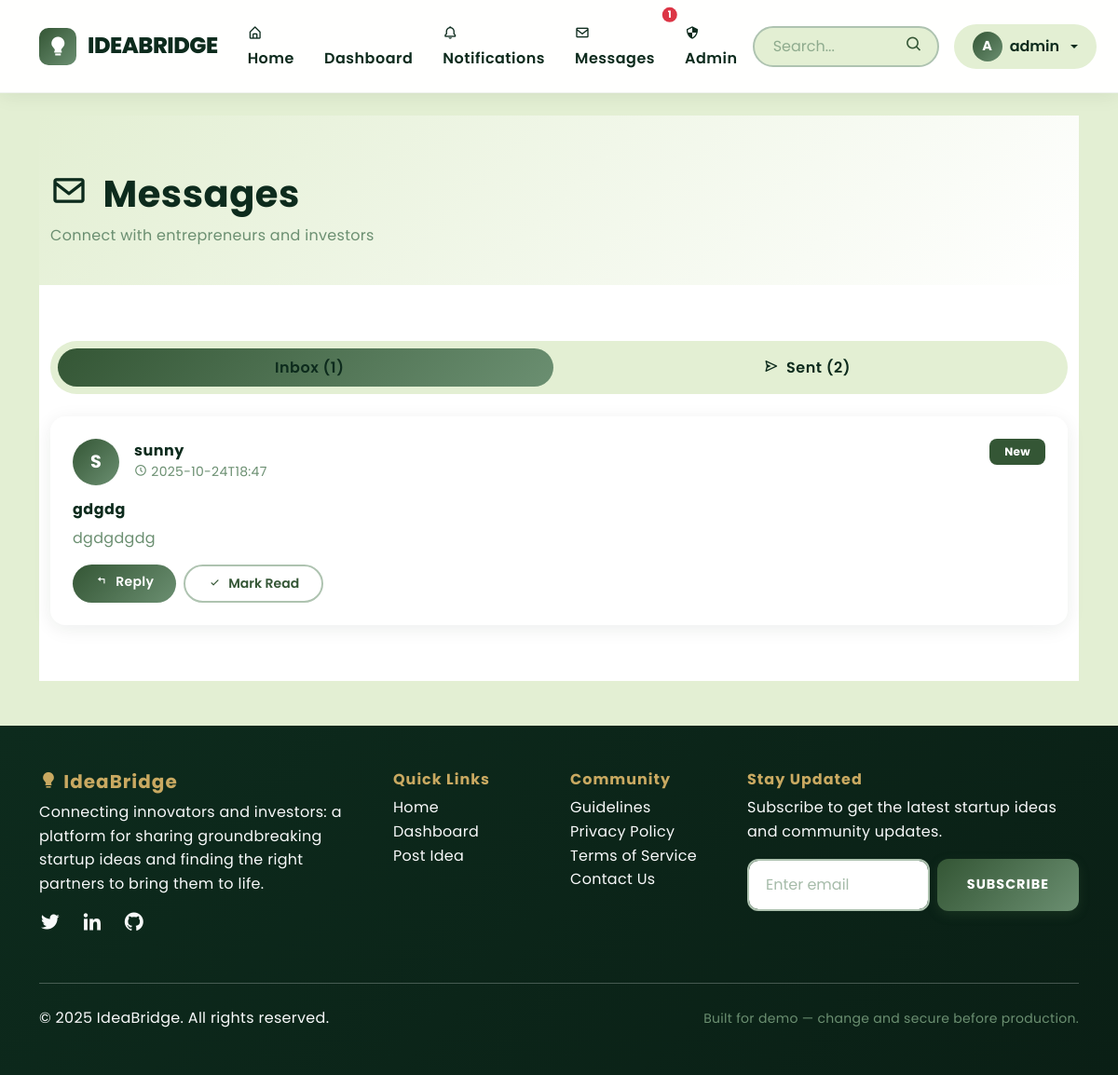
Page /messages (signed in) on the committed database.
### tables this page shows
CREATE TABLE messages (
        id INTEGER PRIMARY KEY AUTOINCREMENT,
        sender_id INTEGER NOT NULL,
        receiver_id INTEGER NOT NULL,
        subject TEXT,
        content TEXT NOT NULL,
        is_read INTEGER DEFAULT 0,
        created_at TEXT NOT NULL, attachment TEXT, attachment_name TEXT, attachment_type TEXT, attachment_size INTEGER,
        FOREIGN KEY(sender_id) REFERENCES users(id) ON DELETE CASCADE,
        FOREIGN KEY(receiver_id) REFERENCES users(id) ON DELETE CASCADE
    );

CREATE TABLE users (id INTEGER PRIMARY KEY AUTOINCREMENT, username TEXT UNIQUE NOT NULL, password_hash TEXT NOT NULL, role TEXT NOT NULL DEFAULT "user", created_at TEXT);

### app.py (the view)
@app.route('/messages')
@login_required
def messages():
    received = query_db('''SELECT m.*, u.username as sender_name
                          FROM messages m
                          JOIN users u ON m.sender_id = u.id
                          WHERE m.receiver_id = ?
                          ORDER BY m.created_at DESC''', [session['user_id']])
    sent = query_db('''SELECT m.*, u.username as receiver_name
                      FROM messages m
                      JOIN users u ON m.receiver_id = u.id
                      WHERE m.sender_id = ?
                      ORDER BY m.created_at DESC''', [session['user_id']])
    return render_template('messages.html', received=received, sent=sent)

### app.py (called while the page is built)
def get_db():
    db = getattr(g, '_database', None)
    if db is None:
        db = g._database = sqlite3.connect(DB_PATH)
        db.row_factory = sqlite3.Row
    return db

@app.teardown_appcontext
def close_connection(exception):
    db = getattr(g, '_database', None)
    if db is not None:
        db.close()

def query_db(query, args=(), one=False):
    cur = get_db().execute(query, args)
    rv = cur.fetchall()
    cur.close()
    return (rv[0] if rv else None) if one else rv

def get_unread_count(user_id):
    result = query_db('SELECT COUNT(*) as count FROM notifications WHERE user_id = ? AND is_read = 0',
                      [user_id], one=True)
    return result['count'] if result else 0

@app.context_processor
def inject_notification_count():
    if session.get('user_id'):
        unread_notifications = get_unread_count(session['user_id'])
        unread_messages = query_db('SELECT COUNT(*) as count FROM messages WHERE receiver_id = ? AND is_read = 0',
                                   [session['user_id']], one=True)
        unread_messages_count = unread_messages['count'] if unread_messages else 0
        return {
            'notification_count': unread_notifications,
            'unread_count': unread_messages_count
        }
    return {'notification_count': 0, 'unread_count': 0}

def login_required(f):
    @wraps(f)
    def wrapped(*args, **kwargs):
        if 'user_id' not in session:
            return redirect(url_for('login', next=request.path))
        return f(*args, **kwargs)
    return wrapped

### templates/messages.html (shortened to what this page needs)
{% extends "base.html" %}
{% block content %}
<section style="background: linear-gradient(135deg, #E3EFD3 0%, #ffffff 100%); padding: 60px 0 40px;">
  <div class="container">
    <div class="d-flex justify-content-between align-items-center">
      <div>
        <h1 class="fw-bold mb-2" style="color: #0D2B1D;">
          <i class='bx bx-envelope me-3'></i>Messages
        </h1>
        <p class="text-muted mb-0">Connect with entrepreneurs and investors</p>
      </div>
    </div>
  </div>
</section>
<section style="padding: 60px 0; background: white;">
  <div class="container">
    <div class="row">
      <div class="col-12 mb-4">
        <ul class="nav nav-pills" style="background: #E3EFD3; padding: 8px; border-radius: 50px;">
          <li class="nav-item flex-fill">
            <a class="nav-link active text-center" data-bs-toggle="pill" href="#inbox" style="border-radius: 50px; font-weight: 600;">
              Inbox ({{ received|length }})
            </a>
          </li>
          <li class="nav-item flex-fill">
            <a class="nav-link text-center" data-bs-toggle="pill" href="#sent" style="border-radius: 50px; font-weight: 600;">
              <i class='bx bx-send me-2'></i>Sent ({{ sent|length }})
            </a>
          </li>
        </ul>
      </div>
      <div class="col-12">
        <div class="tab-content">
          <div class="tab-pane fade show active" id="inbox">
            {% if received %}
            <div class="row g-3">
              {% for msg in received %}
              <div class="col-12">
                <div class="card border-0" style="border-radius: 16px; box-shadow: 0 4px 20px rgba(13, 43, 29, 0.08); {% if not msg.is_read %}border-left: 4px solid #345635;{% endif %}">
                  <div class="card-body p-4">
                    <div class="d-flex justify-content-between align-items-start mb-3">
                      <div class="d-flex align-items-center">
                        <div style="width: 50px; height: 50px; border-radius: 50%; background: linear-gradient(135deg, #345635, #6B8F71); display: flex; align-items: center; justify-content: center; margin-right: 16px;">
                          <span class="fw-bold" style="color: white; font-size: 1.2rem;">{{ msg.sender_name[0].upper() }}</span>
                        </div>
                        <div>
                          <h6 class="mb-0 fw-bold" style="color: #0D2B1D;">{{ msg.sender_name }}</h6>
                          <small class="text-muted">
                            <i class='bx bx-time-five me-1'></i>{{ msg.created_at[:16] }}
                          </small>
                        </div>
                      </div>
                      {% if not msg.is_read %}
                      <span class="badge px-3 py-2" style="background: #345635; color: white; border-radius: 8px;">New</span>
                      {% endif %}
                    </div>
                    {% if msg.subject %}
                    <h6 class="fw-bold mb-2" style="color: #0D2B1D;">{{ msg.subject }}</h6>
                    {% endif %}
                    <p class="mb-3" style="color: #6B8F71;">{{ msg.content[:150] }}{% if msg.content|length > 150 %}...{% endif %}</p>
                    <div class="d-flex gap-2">
                      <a href="{{ url_for('send_message', user_id=msg.sender_id) }}" class="btn btn-sm px-4 py-2" style="background: linear-gradient(135deg, #345635, #6B8F71); color: white; border: none; border-radius: 50px; font-weight: 600;">
                        <i class='bx bx-reply me-2'></i>Reply
                      </a>
                      {% if not msg.is_read %}
                      <button onclick="markRead({{ msg.id }})" class="btn btn-sm px-4 py-2" style="background: white; color: #345635; border: 2px solid #AEC3B0; border-radius: 50px; font-weight: 600;">
                        <i class='bx bx-check me-2'></i>Mark Read
                      </button>
                      {% endif %}
                    </div>
                  </div>
                </div>
              </div>
              {% endfor %}
            </div>
            {% else %}
            <div class="text-center py-5">
              <i class='bx bx-inbox' style="font-size: 4rem; color: #AEC3B0;"></i>
              <h4 class="mt-3 mb-2" style="color: #0D2B1D;">No messages yet</h4>
              <p class="text-muted">Your inbox is empty</p>
            </div>
            {% endif %}
          </div>
        </div>
      </div>
    </div>
  </div>
</section>
{% endblock %}

### static/style.css (style rules this page uses)
:root { --emerald-deep: #0D2B1D; --emerald-forest: #345635; --emerald-sage: #6B8F71; --emerald-mint: #AEC3B0; --emerald-cream: #E3EFD3; --gold-accent: #C9A961; }
* { margin: 0; padding: 0; box-sizing: border-box; }
body { font-family: 'Poppins', sans-serif; background-color: var(--emerald-cream); color: var(--emerald-deep); line-height: 1.6; letter-spacing: 0.3px; }
.navbar-brand, .nav-link { color: var(--emerald-deep) !important; font-weight: 600; letter-spacing: 0.5px; transition: all 0.3s ease; }
.card { border: none; border-radius: 16px; box-shadow: 0 8px 24px rgba(13, 43, 29, 0.08); transition: all 0.4s cubic-bezier(0.4, 0, 0.2, 1); background: #ffffff; overflow: hidden; }
.btn { transition: all 0.3s cubic-bezier(0.4, 0, 0.2, 1); }
.text-muted { color: var(--emerald-sage) !important; }
h1, h2, h3, h4, h5, h6 { color: var(--emerald-deep); font-weight: 700; letter-spacing: 0.5px; }
html { scroll-behavior: smooth; }

### templates/messages.html (style rules this page uses)
.nav-pills .nav-link { color: #345635; }
.nav-pills .nav-link.active { background: linear-gradient(135deg, #345635, #6B8F71); color: white; }

### rows in the picture
messages: username "S", sender_name "sunny", created_at "2025-10-24T18:47", is_read "New", subject "gdgdg", content "dgdgdgdg"

### other values in the picture
{{ unread_count }} "1"
{{ session.get('username')[0].upper() }} "A"
{{ session.get('username') }} "admin"
{{ received|length }} "1"
{{ sent|length }} "2"
